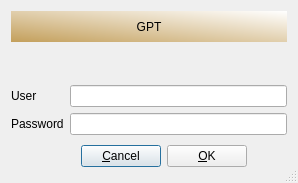
<?xml version="1.0" encoding="UTF-8"?>
<ui version="4.0">
 <class>authWindow</class>
 <widget class="QDialog" name="authWindow">
  <property name="geometry">
   <rect>
    <x>0</x>
    <y>0</y>
    <width>298</width>
    <height>183</height>
   </rect>
  </property>
  <property name="windowTitle">
   <string>Dialog</string>
  </property>
  <property name="sizeGripEnabled">
   <bool>true</bool>
  </property>
  <layout class="QVBoxLayout" name="verticalLayout">
   <item>
    <widget class="QLabel" name="appName">
     <property name="styleSheet">
      <string notr="true">font: 14pt &quot;Noto Sans&quot;;
background-color: qlineargradient(spread:pad, x1:0, y1:1, x2:1, y2:0, stop:0 rgba(195, 159, 91, 255), stop:1 rgba(255, 255, 255, 255));</string>
     </property>
     <property name="text">
      <string>GPT</string>
     </property>
     <property name="alignment">
      <set>Qt::AlignCenter</set>
     </property>
    </widget>
   </item>
   <item>
    <widget class="QLabel" name="label">
     <property name="styleSheet">
      <string notr="true">color: rgb(245, 10, 10);</string>
     </property>
     <property name="text">
      <string/>
     </property>
    </widget>
   </item>
   <item>
    <layout class="QGridLayout" name="gridLayout">
     <item row="1" column="0">
      <widget class="QLabel" name="pwdL">
       <property name="text">
        <string>Password</string>
       </property>
       <property name="buddy">
        <cstring>lineEditPwd</cstring>
       </property>
      </widget>
     </item>
     <item row="0" column="0">
      <widget class="QLabel" name="UserL">
       <property name="text">
        <string>User</string>
       </property>
       <property name="buddy">
        <cstring>lineEditUsr</cstring>
       </property>
      </widget>
     </item>
     <item row="0" column="1">
      <widget class="QLineEdit" name="lineEditUsr"/>
     </item>
     <item row="1" column="1">
      <widget class="QLineEdit" name="lineEditPwd">
       <property name="echoMode">
        <enum>QLineEdit::Password</enum>
       </property>
      </widget>
     </item>
    </layout>
   </item>
   <item>
    <layout class="QHBoxLayout">
     <property name="spacing">
      <number>6</number>
     </property>
     <property name="leftMargin">
      <number>0</number>
     </property>
     <property name="topMargin">
      <number>0</number>
     </property>
     <property name="rightMargin">
      <number>0</number>
     </property>
     <property name="bottomMargin">
      <number>0</number>
     </property>
     <item>
      <spacer>
       <property name="orientation">
        <enum>Qt::Horizontal</enum>
       </property>
       <property name="sizeHint" stdset="0">
        <size>
         <width>71</width>
         <height>31</height>
        </size>
       </property>
      </spacer>
     </item>
     <item>
      <widget class="QPushButton" name="cancelButton">
       <property name="text">
        <string>&amp;Cancel</string>
       </property>
      </widget>
     </item>
     <item>
      <widget class="QPushButton" name="okButton">
       <property name="text">
        <string>&amp;OK</string>
       </property>
      </widget>
     </item>
     <item>
      <spacer>
       <property name="orientation">
        <enum>Qt::Horizontal</enum>
       </property>
       <property name="sizeHint" stdset="0">
        <size>
         <width>40</width>
         <height>20</height>
        </size>
       </property>
      </spacer>
     </item>
    </layout>
   </item>
  </layout>
 </widget>
 <tabstops>
  <tabstop>lineEditUsr</tabstop>
  <tabstop>lineEditPwd</tabstop>
  <tabstop>okButton</tabstop>
  <tabstop>cancelButton</tabstop>
 </tabstops>
 <resources/>
 <connections>
  <connection>
   <sender>okButton</sender>
   <signal>clicked()</signal>
   <receiver>authWindow</receiver>
   <slot>accept()</slot>
   <hints>
    <hint type="sourcelabel">
     <x>251</x>
     <y>99</y>
    </hint>
    <hint type="destinationlabel">
     <x>96</x>
     <y>146</y>
    </hint>
   </hints>
  </connection>
  <connection>
   <sender>cancelButton</sender>
   <signal>clicked()</signal>
   <receiver>authWindow</receiver>
   <slot>reject()</slot>
   <hints>
    <hint type="sourcelabel">
     <x>160</x>
     <y>99</y>
    </hint>
    <hint type="destinationlabel">
     <x>179</x>
     <y>146</y>
    </hint>
   </hints>
  </connection>
 </connections>
</ui>
